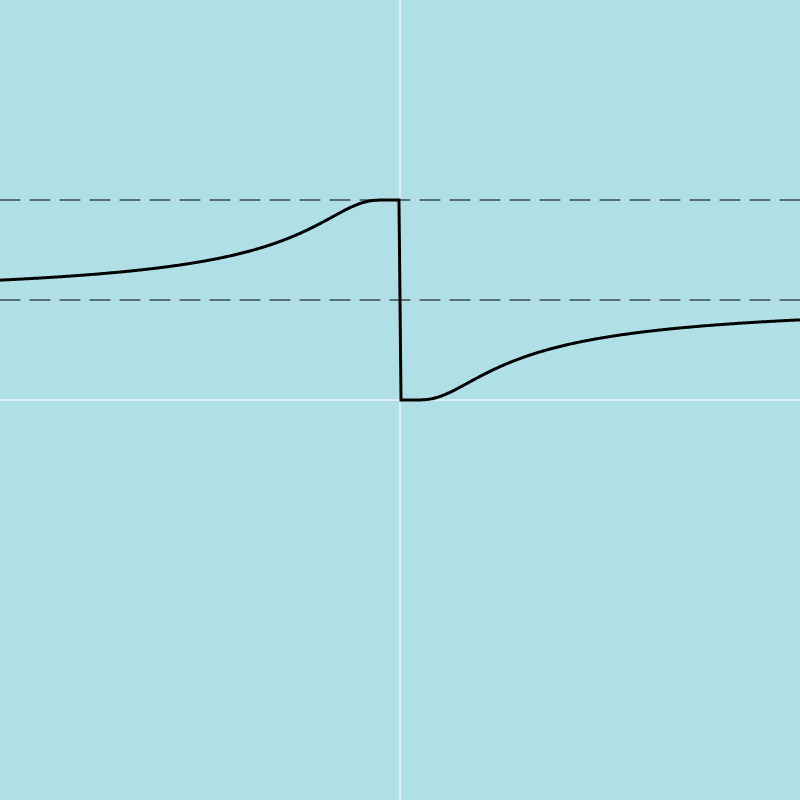
Frame 1 (no input)
Frame 60 (no input): identical to frame 1, image omitted
Frame 120 (the mouse pressed at the canvas centre since frame 60): identical to frame 1, image omitted

The p5.js sketch that drew this single still picture (run headless with seeded random() and noise() and a simulated clock; from frame 60 on, the mouse is pressed at the canvas centre):

// p5.js sketch
// ── sketch.js

function setup() {
    createCanvas(800, 800);
    background(176, 224, 230);
    // 原点をキャンバスの中心に設定
    translate(width / 2, height / 2);


    // x軸とy軸を描画
    stroke(255);
    strokeWeight(1);
    line(-width / 2, 0, width / 2, 0); // x軸
    line(0, -height / 2, 0, height / 2); // y軸

    //　漸近線を描画 (y = 1 (yVal = -200))
    stroke(0);
    let x1 = -width / 2, y1 = -200; // 線の始点
    let x2 = width / 2, y2 = -200; // 線の終点

    let dashLength = 10; // 点線の長さ
    let gapLength = 10;  // 点線の間隔

    drawDashedLine(x1, y1, x2, y2, dashLength, gapLength);

    //　漸近線を描画 (y = 1/1 (yVal = -100))
    x1 = -width / 2, y1 = -100; // 線の始点
    x2 = width / 2, y2 = -100; // 線の終点
    drawDashedLine(x1, y1, x2, y2, dashLength, gapLength);

    // グラフを描画
    stroke(0);
    strokeWeight(3);
    noFill();
    beginShape();

    let k = 5; //定数

    for (let x = -width / 2; x < width / 2; x += 1) {
        let xVal = x / 100; // スケーリング
        let y;
        let yVal;
        if (xVal === 0) {
            xVal = 0;
            yVal = 1 / 2;
            y = -yVal * 200; // スケーリング
        } else {
            yVal = 1 / (1 + pow(k, 1 / xVal));
            y = -yVal * 200; // スケーリング
        }
        vertex(x, y);
    }

    endShape();
}

function draw() {

}


function drawDashedLine(x1, y1, x2, y2, dashLength, gapLength) {
    let distance = dist(x1, y1, x2, y2); // 線の全体の長さを計算
    let dashCount = distance / (dashLength + gapLength); // 点線の数

    let xStep = (x2 - x1) / dashCount; // x方向のステップサイズ
    let yStep = (y2 - y1) / dashCount; // y方向のステップサイズ

    for (let i = 0; i < dashCount; i++) {
        let xStart = x1 + i * (xStep + gapLength / distance * (x2 - x1));
        let yStart = y1 + i * (yStep + gapLength / distance * (y2 - y1));
        let xEnd = xStart + xStep;
        let yEnd = yStart + yStep;
        line(xStart, yStart, xEnd, yEnd);
    }
}
